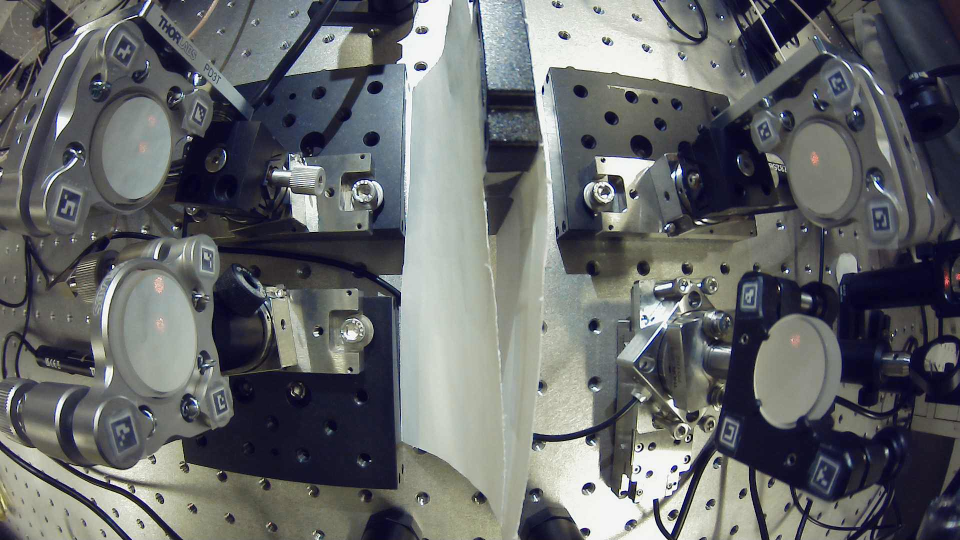
#> input picture Camera Analysis/Arrangement Images/N2L.jpg, 1920 x 1080 px, found by its file name (shown at 1/2 size); the run also reads 1 picture not shown here
$ jupyter execute 'Inverse Problem.ipynb'   (shell and % lines are left out)
#> lines starting #> are read from the running program, lines starting #| are printed output that depends on the picture
Inverse Problem

[cell 1]
import matplotlib.pyplot as plt
import numpy as np
import cv2 as cv
import json
import math
from hole_data import hole_data, post_hole_data
from dataclasses import dataclass
from sklearn.cluster import DBSCAN
from scipy.optimize import least_squares
from scipy.optimize import minimize

Simulation

[cell 2]
# Function to calculate the endpoints of a mirror given center, length, and angle
def calculate_mirror_endpoints(center, length, angle):
    half_length = length / 2
    angle_rad = np.radians(angle)
    start = (
        center[0] - half_length * np.cos(angle_rad),
        center[1] - half_length * np.sin(angle_rad),
    )
    end = (
        center[0] + half_length * np.cos(angle_rad),
        center[1] + half_length * np.sin(angle_rad),
    )
    return start, end

# Function to find the intersection of two lines
def find_intersection(p1, p2, p3, p4, eps=1e-9):
    # Laser direction (t parameter)
    x1, y1 = p1
    x2, y2 = p2
    x3, y3 = p3
    x4, y4 = p4

    r = np.array([x2 - x1, y2 - y1], dtype=float)  # laser direction
    s = np.array([x4 - x3, y4 - y3], dtype=float)  # mirror direction

    rxs = r[0]*s[1] - r[1]*s[0]
    if abs(rxs) < eps:
        return None  # parallel / nearly parallel

    qp = np.array([x3 - x1, y3 - y1], dtype=float)

    # Solve p1 + t r = p3 + u s
    t = (qp[0]*s[1] - qp[1]*s[0]) / rxs
    u = (qp[0]*r[1] - qp[1]*r[0]) / rxs

    # Mirror segment constraint: u in [0, 1]
    # Laser ray constraint: t >= 0 (in front of start)
    if t >= -eps and -eps <= u <= 1 + eps:
        return (x1 + t*r[0], y1 + t*r[1])

    return None

# Function to calculate the reflection of a laser beam
def reflect_laser(laser_start, laser_angle, mirrors, last_mirror):
    laser_angle_rad = np.radians(laser_angle)
    laser_far_end = (
        laser_start[0] + np.cos(laser_angle_rad) * 1000,
        laser_start[1] + np.sin(laser_angle_rad) * 1000,
    )

    closest_intersection = None
    closest_mirror = None
    min_distance = float('inf')

    # Find the closest intersection, ignoring the last mirror hit
    for mirror in mirrors:
        if mirror == last_mirror:
            continue
        intersection = find_intersection(laser_start, laser_far_end, mirror[0], mirror[1])
        if intersection is not None:
            distance = np.linalg.norm(np.array(intersection) - np.array(laser_start))
            if distance < min_distance:
                min_distance = distance
                closest_intersection = intersection
                closest_mirror = mirror

    if closest_intersection is None:
        return None, None, None  # No reflection

    # Reflection calculation
    mirror_start, mirror_end = closest_mirror
    mirror_vector = np.array([mirror_end[0] - mirror_start[0], mirror_end[1] - mirror_start[1]])
    mirror_length = np.linalg.norm(mirror_vector)
    mirror_unit_vector = mirror_vector / mirror_length
    normal_vector = np.array([-mirror_unit_vector[1], mirror_unit_vector[0]])
    incident_vector = np.array([closest_intersection[0] - laser_start[0], closest_intersection[1] - laser_start[1]])
    reflection_vector = (
        incident_vector - 2 * np.dot(incident_vector, normal_vector) * normal_vector
    )
    reflected_end = (
        closest_intersection[0] + reflection_vector[0],
        closest_intersection[1] + reflection_vector[1],
    )
    return closest_intersection, reflected_end, closest_mirror

[cell 3]
# Function to calculate distance between two points
def calculate_distance(p1, p2):
    return np.sqrt((p2[0] - p1[0])**2 + (p2[1] - p1[1])**2)

# Simulate laser reflections with length calculation
def simulate_laser_with_length(laser_start, laser_angle, mirrors, max_reflections=36):
    current_position = laser_start
    current_angle = laser_angle
    last_mirror = None
    laser_path = [laser_start]  # Track laser path

    for _ in range(max_reflections):
        intersection, reflected_end, hit_mirror = reflect_laser(current_position, current_angle, mirrors, last_mirror)
        if intersection is None:
            # No more intersections; add final endpoint and break
            laser_far_end = (
                current_position[0] + np.cos(np.radians(current_angle)) * 1000,
                current_position[1] + np.sin(np.radians(current_angle)) * 1000,
            )
            laser_path.append(laser_far_end)
            break

        # Update the path and continue simulation
        laser_path.append(intersection)
        current_position = intersection
        current_angle = np.degrees(np.arctan2(
            reflected_end[1] - intersection[1],
            reflected_end[0] - intersection[0],
        ))
        last_mirror = hit_mirror

    # Calculate total laser length
    total_length = sum(calculate_distance(laser_path[i], laser_path[i + 1]) for i in range(len(laser_path) - 2))
    return laser_path, total_length

def extend_line(p1, p2):
    # Calculate the length of the line
    dx = p2[0] - p1[0]
    dy = p2[1] - p1[1]
    # Extend the line in both directions
    new_p1 = (p1[0] - 0.73*dx, p1[1] - 0.73*dy)  # Extend p1 backwards
    new_p2 = (p2[0] + 0.73*dx, p2[1] + 0.73*dy)  # Extend p2 forwards
    return new_p1, new_p2

def create_orthogonal_line_at_endpoint(endpoint, other_endpoint, length=44):
    """Create an orthogonal line of the specified length at a given endpoint."""
    # Calculate the direction vector of the original line
    dx = other_endpoint[0] - endpoint[0]
    dy = other_endpoint[1] - endpoint[1]

    # Get orthogonal direction
    orthogonal_dx = -dy
    orthogonal_dy = dx
    magnitude = np.sqrt(orthogonal_dx**2 + orthogonal_dy**2)
    unit_dx = orthogonal_dx / magnitude
    unit_dy = orthogonal_dy / magnitude

    # Compute the two endpoints of the orthogonal line
    ortho_p1 = (endpoint[0] + unit_dx * length, endpoint[1] + unit_dy * length)
    ortho_p2 = (endpoint[0] - unit_dx * length, endpoint[1] - unit_dy * length)
    return ortho_p1, ortho_p2

def select_furthest_orthogonal_line(endpoint, ortho_p1, ortho_p2, reference_x=100):
    """Select the orthogonal line endpoint furthest away from reference_x."""
    # Calculate distances from reference_x for each orthogonal endpoint
    dist_ortho_p1 = abs(ortho_p1[0] - reference_x)
    dist_ortho_p2 = abs(ortho_p2[0] - reference_x)

    # Return the endpoint further from reference_x
    if dist_ortho_p1 > dist_ortho_p2:
        return (endpoint, ortho_p1)
    else:
        return (endpoint, ortho_p2)

def process_mirrors(mirrors):
    doubled_lines = []
    orthogonal_lines = []

    for p1, p2 in mirrors:
        # Double the length of the original line
        extended_p1, extended_p2 = extend_line(p1, p2)
        doubled_lines.append((extended_p1, extended_p2))

        # Create orthogonal lines at the endpoints of the doubled line
        ortho_p1_a, ortho_p1_b = create_orthogonal_line_at_endpoint(extended_p1, extended_p2)
        ortho_p2_a, ortho_p2_b = create_orthogonal_line_at_endpoint(extended_p2, extended_p1)

        # Select only the orthogonal line furthest from x=100
        orthogonal_lines.append(select_furthest_orthogonal_line(extended_p1, ortho_p1_a, ortho_p1_b))
        orthogonal_lines.append(select_furthest_orthogonal_line(extended_p2, ortho_p2_a, ortho_p2_b))

    return doubled_lines, orthogonal_lines

[cell 4]
# The diameter of usable mirror. Given 1 inch mirror: 25.4mm. Clear aperture from spec sheet: 22.9mm.
# 3mm diameter beam. 22.9 - (3/2) = 21.4 mm
mirror_lengths = [21.4, 21.4, 21.4, 21.4]

# Set up the laser
laser_start = (0, 100)
laser_angle = 0  # Initial laser angle in degrees

[cell 5]
#Quad Cell Locations
qc_1 = np.array([-100, 137])
qc_2 = np.array([-300, 190])

[cell 6]
def execution(m1cx, m1cy, m2cx, m2cy, m3cx, m3cy, m4cx, m4cy, m1a, m2a, m3a, m4a):
    mirrors = []

    # MIRROR CONFIGURATION
    mirror_centers = [(m1cx, m1cy), (m2cx, m2cy), (m3cx, m3cy), (m4cx, m4cy)]
    mirror_angles = [m1a, m2a, m3a, m4a] #in degrees

    for center, length, angle in zip(mirror_centers, mirror_lengths, mirror_angles):
        mirrors.append(calculate_mirror_endpoints(center, length, angle))

    # Initialize plot
    plt.figure(figsize=(12, 10))
    plt.scatter(*laser_start, color='red', label="Laser Source", linewidth=1)

    #Piezo mount outline visualizer
    doubled_lines, orthogonal_lines = process_mirrors(mirrors)

    # Draw the mirrors
    for i, mirror in enumerate(mirrors):
        plt.plot([mirror[0][0], mirror[1][0]], [mirror[0][1], mirror[1][1]], color = 'black', linewidth=3)

    #Draw piezo mirror mounts outline for fitting purposes
    for i, mirror in enumerate(doubled_lines):
        plt.plot([mirror[0][0], mirror[1][0]], [mirror[0][1], mirror[1][1]], linewidth=1, color = 'black')

    for i, mirror in enumerate(orthogonal_lines):
        plt.plot([mirror[0][0], mirror[1][0]], [mirror[0][1], mirror[1][1]], linewidth=1, color = 'black')

    # Simulate laser reflections
    max_reflections = 36
    current_position = laser_start
    current_angle = laser_angle
    last_mirror = None
    reflection_count = 0

    for i in range(max_reflections):
        intersection, reflected_end, hit_mirror = reflect_laser(current_position, current_angle, mirrors, last_mirror)
        if intersection is None:
            # No more intersections
            plt.plot(
                [current_position[0], current_position[0] + np.cos(np.radians(current_angle)) * 1000],
                [current_position[1], current_position[1] + np.sin(np.radians(current_angle)) * 1000],
                'g--'
            )
            break

        # Draw the laser and reflection
        plt.plot([current_position[0], intersection[0]], [current_position[1], intersection[1]], 'r-', linewidth =1)
        #plt.plot([intersection[0], reflected_end[0]], [intersection[1], reflected_end[1]], 'g-')
        #plt.scatter(*intersection, color='orange', label=f"Intersection {i+1}")

        # Update for next reflection
        current_position = intersection
        current_angle = np.degrees(np.arctan2(
            reflected_end[1] - intersection[1],
            reflected_end[0] - intersection[0],
        ))
        last_mirror = hit_mirror
        reflection_count += 1

    laser_path, total_length = simulate_laser_with_length(laser_start, laser_angle, mirrors)

    #Indicate where to cut off laser distance calculation (x=?)
    a=laser_path[-2]
    b=laser_path[-1]
    x=0
    slope = (b[1] - a[1]) / (b[0] - a[0])
    y = a[1] + slope * (x - a[0])
    x_point = (x, y)
    distance = np.sqrt((x_point[0] - a[0])**2 + (x_point[1] - a[1])**2)

    #Identify if the exiting beam gets clipped with M4
    a = np.array([a[0], a[1]])
    b = np.array([b[0], b[1]])
    m = np.array([m4cx, m4cy])
    v = b - a
    d = np.array([np.cos(np.deg2rad(m4a)), np.sin(np.deg2rad(m4a))])
    A = np.column_stack((v, -d))
    t, s = np.linalg.solve(A, m - a)
    if 0 <= t <= 1:
        p = a + t * v
        dist = np.linalg.norm(p - m)
    else:
        # Beam does not pass near M4 — no clipping possible
        print("Beam does not intersect M4 region")
        dist = np.inf

    if dist >= 14.3: # Mirror diameter = 25.4mm. laser beam diameter = 3mm. (25.4/2) + (3/2) + 0.1(<- additional edge of mirror error)
        print("NOT CLIPPED, room to spare: ", dist-14.3, "mm")
    else:
        print("CLIPPED, ", dist-14.3, 'mm too much')

    print("Laser Path:", laser_path)
    print("Total Laser Length:", total_length+distance, "mm")
    print("Total Number of Reflection (N_R) = ", reflection_count)

    # Finalize plot
    plt.xlim(-310, 250)
    plt.ylim(-10, 210)
    plt.axhline(0, color='black', linewidth=1)
    plt.axvline(0, color='black', linewidth=1)
    plt.gca().set_aspect('equal', adjustable='box')
    plt.title("Laser Reflection with Multiple Mirrors")
    plt.xlabel("X (mm)")
    plt.ylabel("Y (mm)")
    plt.grid(True, linewidth=0.3)
    plt.plot([qc_1[0],qc_1[0]],[qc_1[1] - 2, qc_1[1] + 2], linewidth=4, label='QC1') # Quadcell Detector 1
    plt.plot([qc_2[0],qc_2[0]],[qc_2[1] - 2, qc_2[1] + 2], linewidth=4, label='QC2') # Quadcell Detector 2
    plt.legend(prop={'size': 8})
    plt.show()

[cell 7]
def execution_reflec(m1cx, m1cy, m2cx, m2cy, m3cx, m3cy, m4cx, m4cy, m1a, m2a, m3a, m4a):
    """
    Simulates the laser path and returns a list of coordinates for each reflection point.
    Output: [(x0, y0), (x1, y1), ... (xn, yn)]
    """
    # 1. Setup Mirror Endpoints
    mirror_centers = [(m1cx, m1cy), (m2cx, m2cy), (m3cx, m3cy), (m4cx, m4cy)]
    mirror_angles = [m1a, m2a, m3a, m4a]

    mirrors = []
    for center, length, angle in zip(mirror_centers, mirror_lengths, mirror_angles):
        mirrors.append(calculate_mirror_endpoints(center, length, angle))

    # 2. Simulation Loop
    max_reflections = 36
    current_position = laser_start
    current_angle = laser_angle
    last_mirror = None

    # Initialize path with the starting point
    path = [current_position]

    for _ in range(max_reflections):
        intersection, reflected_end, hit_mirror = reflect_laser(
            current_position, current_angle, mirrors, last_mirror
        )

        if intersection is None:
            # Optional: Add one final point far in the distance to show the exit beam
            exit_dist = 1000
            final_x = current_position[0] + np.cos(np.radians(current_angle)) * exit_dist
            final_y = current_position[1] + np.sin(np.radians(current_angle)) * exit_dist
            path.append((final_x, final_y))
            break

        # Append the reflection point
        path.append(intersection)

        # Update for next reflection
        current_position = intersection
        current_angle = np.degrees(np.arctan2(
            reflected_end[1] - intersection[1],
            reflected_end[0] - intersection[0],
        ))
        last_mirror = hit_mirror

    return path

[cell 8]
def execution_identifier(m1cx, m1cy, m2cx, m2cy, m3cx, m3cy, m4cx, m4cy, m1a, m2a, m3a, m4a):
    mirrors = []

    # MIRROR CONFIGURATION
    mirror_centers = [(m1cx, m1cy), (m2cx, m2cy), (m3cx, m3cy), (m4cx, m4cy)]
    mirror_angles = [m1a, m2a, m3a, m4a] #in degrees

    for center, length, angle in zip(mirror_centers, mirror_lengths, mirror_angles):
        mirrors.append(calculate_mirror_endpoints(center, length, angle))

    #Piezo mount outline visualizer
    doubled_lines, orthogonal_lines = process_mirrors(mirrors)

    # Simulate laser reflections
    max_reflections = 36
    current_position = laser_start
    current_angle = laser_angle
    last_mirror = None

    laser_path, total_length = simulate_laser_with_length(laser_start, laser_angle, mirrors)

    #Indicate where to cut off laser distance calculation (x=?)
    a=laser_path[-2]
    b=laser_path[-1]
    x=0
    slope = (b[1] - a[1]) / (b[0] - a[0])
    y = a[1] + slope * (x - a[0])
    x_point = (x, y)
    distance = np.sqrt((x_point[0] - a[0])**2 + (x_point[1] - a[1])**2)

    last_two = laser_path[-2:]
    exit_slope = (last_two[1][1]-last_two[0][1])/(last_two[1][0]-last_two[0][0])
    y_int=last_two[1][1]-exit_slope*last_two[1][0]
    y100=exit_slope*-100+y_int
    y200=exit_slope*-200+y_int
    y300=exit_slope*-300+y_int
    y525=exit_slope*-525+y_int
    print(f"Exit angle: {exit_slope}")
    print(f"Total length: {total_length + distance}")
    print(f"y100: {y100-137}")
    print(f"y200: {y200-163.5}")
    print(f"y300: {y300-190}")
    print(f"y525: {y525-249.63}")

    return exit_slope, total_length + distance, y100-137, y300-190

ArUcos

[cell 9]
intrinsics_path = r"C:\Users\alber\Documents\hardware_project\intrinsics_fisheye.json"

with open(intrinsics_path, "r") as f:
#> (reads intrinsics_fisheye.json from the repository)
    intr = json.load(f)

K = np.array(intr["K"], dtype=np.float64)
D = np.array(intr["D"], dtype=np.float64)  # shape (N,1) or (1,N) is fine
img_w = intr["image_width"]
img_h = intr["image_height"]

[cell 10]
obj_xyz = []
img_uv  = []

# Table holes: Z = 0
for X, Y, u, v in hole_data:
    obj_xyz.append([X, Y, 0.0])
    img_uv.append([u, v])

# Post tops: Z = H
for X, Y, u, v, H in post_hole_data:
    obj_xyz.append([X, Y, H])
    img_uv.append([u, v])

obj_xyz = np.array(obj_xyz, dtype=np.float64)
img_uv  = np.array(img_uv,  dtype=np.float64)

print("Using", obj_xyz.shape[0], "points for pose estimation.")

success, rvec_cw, tvec_cw = cv.solvePnP(
    objectPoints=obj_xyz,
    imagePoints=img_uv,
    cameraMatrix=K,
    distCoeffs=D,
    flags=cv.SOLVEPNP_ITERATIVE
)

if not success:
    raise RuntimeError("solvePnP failed")

R_cw, _ = cv.Rodrigues(rvec_cw)  # world -> camera
t_cw = tvec_cw                   # 3x1

R_wc = R_cw.T                    # camera -> world
t_wc = -R_wc @ t_cw              # camera center in world coords

Transition Functions

[cell 11]
# [15 lines left out: function pixel_to_world_on_plane, not called in this run]

[cell 12]
def world_to_pixel(X, Y, Z):
    obj = np.array([[[X, Y, Z]]], dtype=np.float64)  # (1,1,3)
    img_proj, _ = cv.projectPoints(obj, rvec_cw, tvec_cw, K, D)
    u, v = img_proj.reshape(2)
    return float(u), float(v)

Reading ArUcos

[cell 13]
# Config
img_path = "N2L.jpg"   # set your image path
dict_name = "DICT_4X4_100"                 # choose your 4x4 family: DICT_4X4_50/100/250/1000
allowed_ids = {0,1,2,3,4,5,6,7,8,9,10,11}   # <<< replace with YOUR printed IDs
use_CLAHE = True                           # True: local equalization; False: global hist eq
resize_factor = 1.0                         # e.g., 1.5 if markers are tiny/pixelated

# Load + grayscale + enhance
img_bgr = cv.imread(img_path)
#> img_bgr is the input picture: shape (1080, 1920, 3); mean B, G, R 104.9, 103.2, 100.6
assert img_bgr is not None, f"Could not read image at {img_path}"
gray = cv.cvtColor(img_bgr, cv.COLOR_BGR2GRAY)
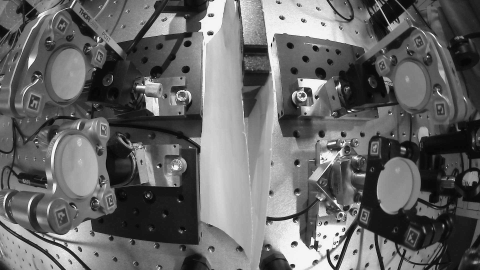
#> gray: shape (1080, 1920) (shown at 1/4 size); min 0, max 255, mean 102.6

# Optional upsample for tiny markers
if resize_factor != 1.0:
    gray = cv.resize(gray, None, fx=resize_factor, fy=resize_factor, interpolation=cv.INTER_CUBIC)
    img_bgr = cv.resize(img_bgr, None, fx=resize_factor, fy=resize_factor, interpolation=cv.INTER_CUBIC)

# Contrast enhancement
if use_CLAHE:
    clahe = cv.createCLAHE(clipLimit=2.0, tileGridSize=(8,8))
    gray_eq = clahe.apply(gray)
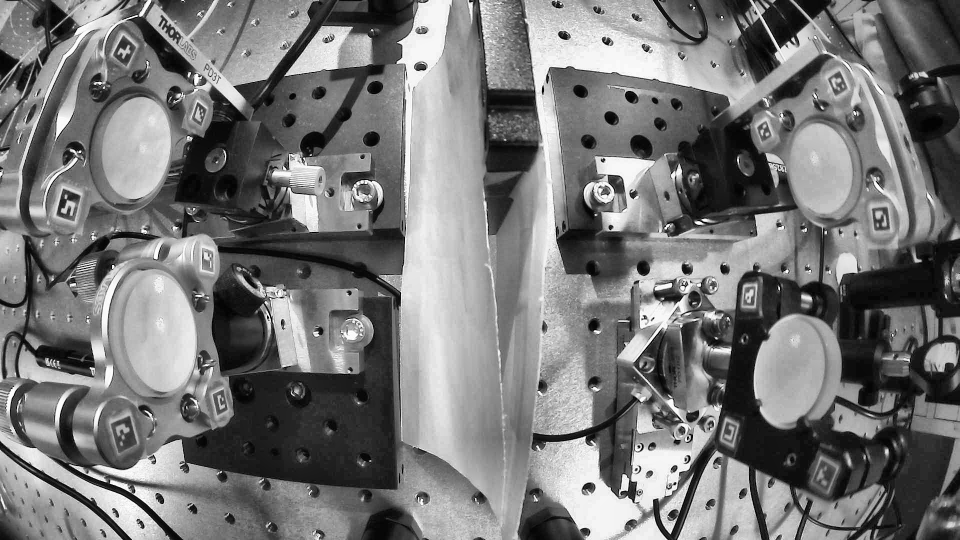
#> gray_eq: shape (1080, 1920) (shown at 1/2 size); min 0, max 255, mean 119.2
else:
    gray_eq = cv.equalizeHist(gray)

# ArUco detection (4x4 dict)
aruco_dict = cv.aruco.getPredefinedDictionary(getattr(cv.aruco, dict_name))

# Detector parameters (tuned for small/low-contrast markers)
try:
    params = cv.aruco.DetectorParameters()
except AttributeError:
    params = cv.aruco.DetectorParameters_create()

params.adaptiveThreshWinSizeMin = 3
params.adaptiveThreshWinSizeMax = 45
params.adaptiveThreshWinSizeStep = 3
params.adaptiveThreshConstant   = 7
params.minMarkerPerimeterRate   = 0.01
params.maxMarkerPerimeterRate   = 5.0
params.minCornerDistanceRate    = 0.01
params.cornerRefinementMethod   = cv.aruco.CORNER_REFINE_SUBPIX

# Detect (handle both new/old OpenCV APIs)
try:
    detector = cv.aruco.ArucoDetector(aruco_dict, params)
    corners, ids, rejected = detector.detectMarkers(gray_eq)
#> corners = 13 items; ids = [0, 10, 6, 11, 7, 5, 4, 1, 2, 8, 9, 3, 17]; rejected = 288 items
except AttributeError:
    corners, ids, rejected = cv.aruco.detectMarkers(gray_eq, aruco_dict, parameters=params)

total_found = 0 if ids is None else len(ids)
#> total_found = 13
#> (the rest of the program and of its run is left out)
